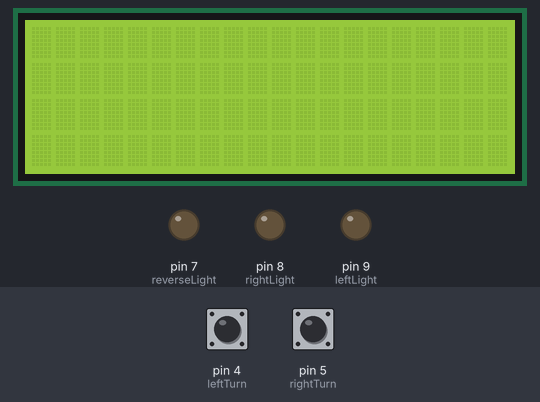
The sketch below on a simulated Arduino Uno, built with avr-gcc and run on an emulated ATmega328P. Parts: 20×4 character LCD, output pins drawn as LEDs (lit = HIGH). Dashed ring = blinking. The inputs (shaded band) are chosen by the test bench; at power-on: pin 4 (leftTurn) LOW, pin 5 (rightTurn) LOW. Random numbers use the default seed unless the sketch sets one; what the sketch prints to the serial monitor is not drawn.

Above: at 1.2 s.
1.3 s: pin 4 (leftTurn) pulled HIGH for 1 s
At 2.4 s:
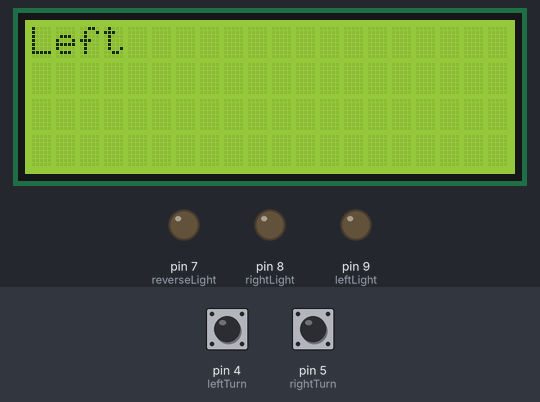
4.0 s: pin 5 (rightTurn) pulled HIGH for 1 s
At 4.7 s:
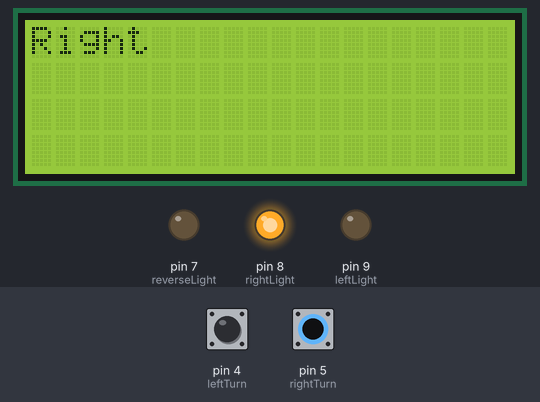
6.7 s: pin 4 (leftTurn) pulled HIGH for 1 s
At 7.59 s:
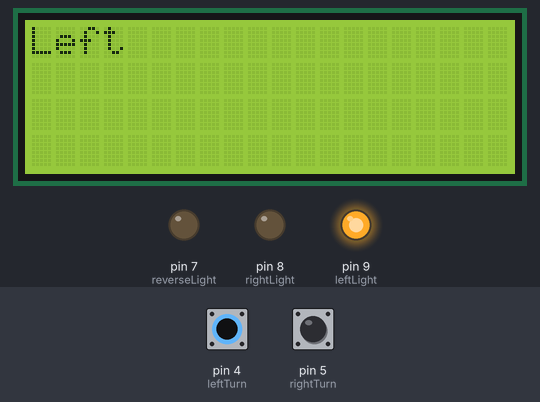
9.2 s: pin 5 (rightTurn) pulled HIGH for 3.2 s
At 11.1 s:
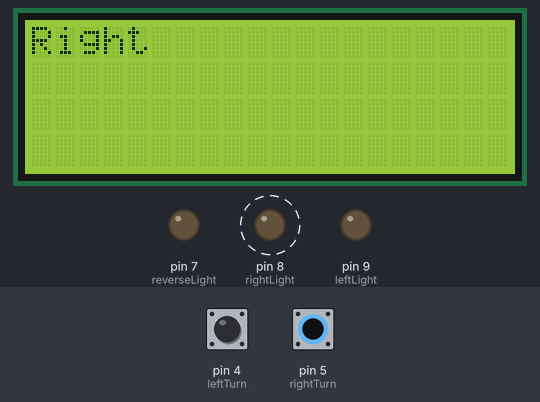
13.9 s: pin 4 (leftTurn) driven HIGH and pin 5 (rightTurn) driven HIGH
At 14.5 s:
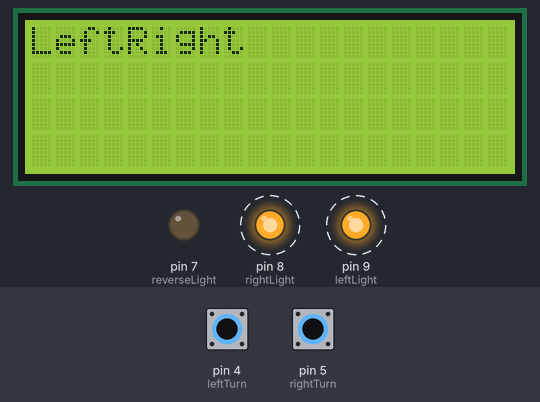
16.9 s: pin 4 (leftTurn) driven LOW
At 17.15 s:
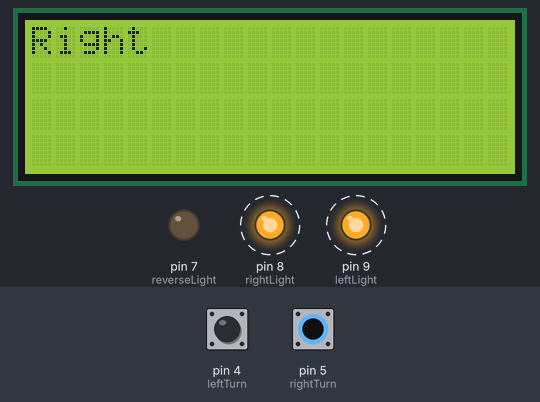
Timing chart, 0 to 19.7 s (numbered marks = the images above; inputs shaded):
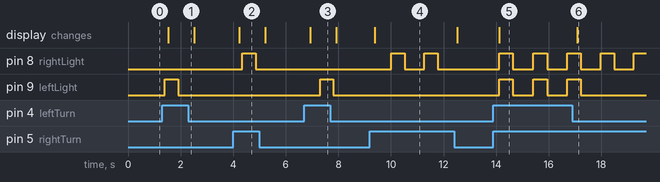

The sketch:

BlinkerCan.ino
```cpp
#include <Wire.h>
#include <LiquidCrystal_I2C.h>
#include <SPI.h>
#include <mcp2515.h>
struct can_frame canMsg;
MCP2515 mcp2515(10);
LiquidCrystal_I2C lcd(0x27,20,4);

#define horn 3
#define leftTurn 4
#define rightTurn 5
#define brakePress 6
#define reverseLight 7
#define leftLight 9
#define rightLight 8
void setup() {
  mcp2515.reset();
  mcp2515.setBitrate(CAN_500KBPS,MCP_8MHZ);
  mcp2515.setNormalMode();
  lcd.init();
  lcd.backlight();
//  mcp2515.setFilterMask(0,0,0b00111000000);
//  mcp2515.setFilter(0,0,    0b00010000000);
  pinMode(horn,INPUT);
  pinMode(leftTurn,INPUT);
  pinMode(rightTurn,INPUT);
  pinMode(brakePress,INPUT);
  pinMode(reverseLight,OUTPUT);
  pinMode(leftLight,OUTPUT);
  pinMode(rightLight,OUTPUT);
  digitalWrite(leftTurn,LOW);
  digitalWrite(rightTurn,LOW);
  digitalWrite(reverseLight,LOW);
  Serial.begin(1200);
}
uint16_t counter = 0;
uint16_t counter2 = 0;
uint16_t rpm = 0;
double v = 0;
double i = 0;
uint16_t t = 0;
uint16_t timer = 0;
uint8_t list[5] = {1,2,3,4,5};
bool asc = true;
void loop() {
  counter2++;
  if (mcp2515.readMessage(&canMsg) == MCP2515::ERROR_OK) {
      switch(canMsg.can_id){
      case 0x330:
        rpm = (canMsg.data[5] << 8) + canMsg.data[4];
        break;
      case 0x271:
        v = (canMsg.data[1]*255 + canMsg.data[0]) * 0.0625;
        i = (canMsg.data[4] * 255 + canMsg.data[3]) * 0.0625;
        if (i < 0) i = 0;
        break;
    }
  }
  volatile bool a = digitalRead(leftTurn);
  volatile bool b = digitalRead(rightTurn);
  if(a||b){
    counter++;
    if(counter < 500){
      if(a)digitalWrite(leftLight,HIGH);
      if(b)digitalWrite(rightLight,HIGH);
    }
    else if(counter < 1000){
      digitalWrite(leftLight,LOW);
      digitalWrite(rightLight,LOW);
    }
    else counter = 0;
  }
  else{
    digitalWrite(leftLight,LOW);
    digitalWrite(rightLight,LOW);
  }
  if(counter2 >= 100){

    if(asc)list[1]+=random(0,10);
    else list[1]-=random(0,10);
    if(list[1]<1){asc = true;list[1] =0;}
    else if (list[1] >99){asc = false;list[1]=100;}

    uint8_t startByte = 0xFF;
    uint8_t stopByte = 0xFE;
    Serial.write(startByte);
    delay(10);
    for (int i = 0; i < 5; i++) {
      Serial.write(list[i]);
      delay(20);
    }
    Serial.write(stopByte);

    counter2 = 0;
    lcd.clear();
    lcd.setCursor(0,0);
    if(a)lcd.write("Left");
    if(b)lcd.write("Right");
  }
}
```

Measured:
- after the input at 1.3 s, pin 9 (leftLight): LOW → HIGH after 0.10 s, → LOW 0.51 s later; the display: changes after 0.22 s (image 1)
- after the input at 4.0 s, pin 8 (rightLight): LOW → HIGH after 0.35 s, → LOW 0.51 s later; the display: changes after 0.22 s (image 2)
- after the input at 6.7 s, pin 9 (leftLight): LOW → HIGH after 0.60 s, → LOW 0.50 s later; the display: changes after 0.23 s (image 3)
- after the input at 9.2 s, pin 8 (rightLight): alternates HIGH for 0.51 s and LOW for 0.75 s, 4 changes in all, then stays LOW, starting after 0.82 s; the display: changes after 0.18 s (image 4)
- after the input at 13.9 s, pin 8 (rightLight), pin 9 (leftLight): alternates HIGH for 0.53 s and LOW for 0.77 s, starting after 0.21 s; the display: changes after 0.21 s (image 5)
- after the input at 16.9 s, the display: changes after 0.19 s (image 6)
